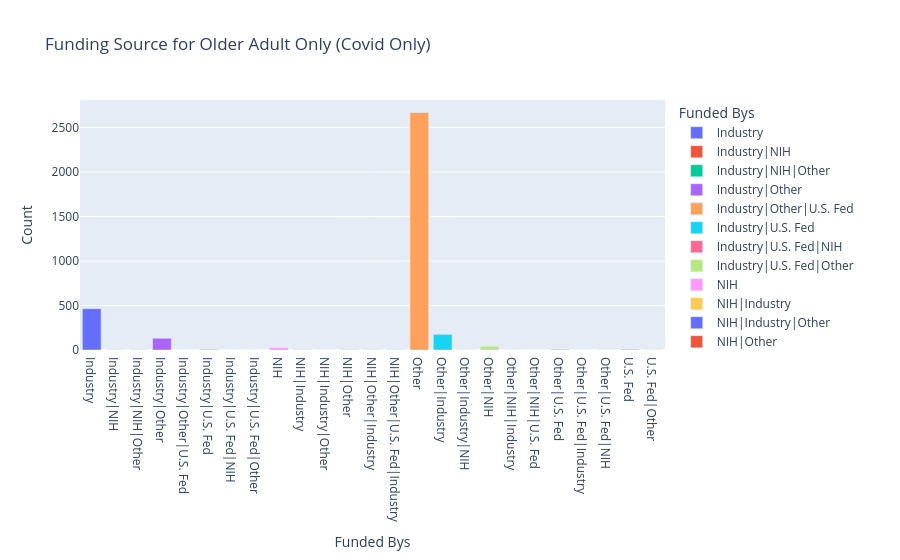

Notebook source saved alongside this figure:
### Code cell
DF_covid = DF[DF['Condition'] == 'Covid']

DF_older = DF_filtered[DF_filtered['Age Category'] == 'Older Adult Only']

df_group = DF_older.groupby(['Age Category', 'Funded Bys']).size().reset_index(name='Count')

fig = px.bar(
    df_group,
    x='Funded Bys',
    y='Count',
    color='Funded Bys',
    title='Funding Source for Older Adult Only (Covid Only)'
)

fig.show()

### Figure 1 — Plotly figure (JSON) as saved in the notebook; plotly's stock layout.template omitted (floating-point values rounded to 4 significant figures)
{"data": [{"hovertemplate": "Funded Bys=%{x}<br>Count=%{y}<extra></extra>", "legendgroup": "Industry", "marker": {"color": "#636efa", "pattern": {"shape": ""}}, "name": "Industry", "orientation": "v", "showlegend": true, "textposition": "auto", "type": "bar", "x": ["Industry"], "xaxis": "x", "y": [464], "yaxis": "y"}, {"hovertemplate": "Funded Bys=%{x}<br>Count=%{y}<extra></extra>", "legendgroup": "Industry|NIH", "marker": {"color": "#EF553B", "pattern": {"shape": ""}}, "name": "Industry|NIH", "orientation": "v", "showlegend": true, "textposition": "auto", "type": "bar", "x": ["Industry|NIH"], "xaxis": "x", "y": [2], "yaxis": "y"}, {"hovertemplate": "Funded Bys=%{x}<br>Count=%{y}<extra></extra>", "legendgroup": "Industry|NIH|Other", "marker": {"color": "#00cc96", "pattern": {"shape": ""}}, "name": "Industry|NIH|Other", "orientation": "v", "showlegend": true, "textposition": "auto", "type": "bar", "x": ["Industry|NIH|Other"], "xaxis": "x", "y": [2], "yaxis": "y"}, {"hovertemplate": "Funded Bys=%{x}<br>Count=%{y}<extra></extra>", "legendgroup": "Industry|Other", "marker": {"color": "#ab63fa", "pattern": {"shape": ""}}, "name": "Industry|Other", "orientation": "v", "showlegend": true, "textposition": "auto", "type": "bar", "x": ["Industry|Other"], "xaxis": "x", "y": [132], "yaxis": "y"}, {"hovertemplate": "Funded Bys=%{x}<br>Count=%{y}<extra></extra>", "legendgroup": "Industry|Other|U.S. Fed", "marker": {"color": "#FFA15A", "pattern": {"shape": ""}}, "name": "Industry|Other|U.S. Fed", "orientation": "v", "showlegend": true, "textposition": "auto", "type": "bar", "x": ["Industry|Other|U.S. Fed"], "xaxis": "x", "y": [1], "yaxis": "y"}, {"hovertemplate": "Funded Bys=%{x}<br>Count=%{y}<extra></extra>", "legendgroup": "Industry|U.S. Fed", "marker": {"color": "#19d3f3", "pattern": {"shape": ""}}, "name": "Industry|U.S. Fed", "orientation": "v", "showlegend": true, "textposition": "auto", "type": "bar", "x": ["Industry|U.S. Fed"], "xaxis": "x", "y": [8], "yaxis": "y"}, {"hovertemplate": "Funded Bys=%{x}<br>Count=%{y}<extra></extra>", "legendgroup": "Industry|U.S. Fed|NIH", "marker": {"color": "#FF6692", "pattern": {"shape": ""}}, "name": "Industry|U.S. Fed|NIH", "orientation": "v", "showlegend": true, "textposition": "auto", "type": "bar", "x": ["Industry|U.S. Fed|NIH"], "xaxis": "x", "y": [1], "yaxis": "y"}, {"hovertemplate": "Funded Bys=%{x}<br>Count=%{y}<extra></extra>", "legendgroup": "Industry|U.S. Fed|Other", "marker": {"color": "#B6E880", "pattern": {"shape": ""}}, "name": "Industry|U.S. Fed|Other", "orientation": "v", "showlegend": true, "textposition": "auto", "type": "bar", "x": ["Industry|U.S. Fed|Other"], "xaxis": "x", "y": [1], "yaxis": "y"}, {"hovertemplate": "Funded Bys=%{x}<br>Count=%{y}<extra></extra>", "legendgroup": "NIH", "marker": {"color": "#FF97FF", "pattern": {"shape": ""}}, "name": "NIH", "orientation": "v", "showlegend": true, "textposition": "auto", "type": "bar", "x": ["NIH"], "xaxis": "x", "y": [26], "yaxis": "y"}, {"hovertemplate": "Funded Bys=%{x}<br>Count=%{y}<extra></extra>", "legendgroup": "NIH|Industry", "marker": {"color": "#FECB52", "pattern": {"shape": ""}}, "name": "NIH|Industry", "orientation": "v", "showlegend": true, "textposition": "auto", "type": "bar", "x": ["NIH|Industry"], "xaxis": "x", "y": [5], "yaxis": "y"}, {"hovertemplate": "Funded Bys=%{x}<br>Count=%{y}<extra></extra>", "legendgroup": "NIH|Industry|Other", "marker": {"color": "#636efa", "pattern": {"shape": ""}}, "name": "NIH|Industry|Other", "orientation": "v", "showlegend": true, "textposition": "auto", "type": "bar", "x": ["NIH|Industry|Other"], "xaxis": "x", "y": [1], "yaxis": "y"}, {"hovertemplate": "Funded Bys=%{x}<br>Count=%{y}<extra></extra>", "legendgroup": "NIH|Other", "marker": {"color": "#EF553B", "pattern": {"shape": ""}}, "name": "NIH|Other", "orientation": "v", "showlegend": true, "textposition": "auto", "type": "bar", "x": ["NIH|Other"], "xaxis": "x", "y": [3], "yaxis": "y"}, {"hovertemplate": "Funded Bys=%{x}<br>Count=%{y}<extra></extra>", "legendgroup": "NIH|Other|Industry", "marker": {"color": "#00cc96", "pattern": {"shape": ""}}, "name": "NIH|Other|Industry", "orientation": "v", "showlegend": true, "textposition": "auto", "type": "bar", "x": ["NIH|Other|Industry"], "xaxis": "x", "y": [2], "yaxis": "y"}, {"hovertemplate": "Funded Bys=%{x}<br>Count=%{y}<extra></extra>", "legendgroup": "NIH|Other|U.S. Fed|Industry", "marker": {"color": "#ab63fa", "pattern": {"shape": ""}}, "name": "NIH|Other|U.S. Fed|Industry", "orientation": "v", "showlegend": true, "textposition": "auto", "type": "bar", "x": ["NIH|Other|U.S. Fed|Industry"], "xaxis": "x", "y": [2], "yaxis": "y"}, {"hovertemplate": "Funded Bys=%{x}<br>Count=%{y}<extra></extra>", "legendgroup": "Other", "marker": {"color": "#FFA15A", "pattern": {"shape": ""}}, "name": "Other", "orientation": "v", "showlegend": true, "textposition": "auto", "type": "bar", "x": ["Other"], "xaxis": "x", "y": [2669], "yaxis": "y"}, {"hovertemplate": "Funded Bys=%{x}<br>Count=%{y}<extra></extra>", "legendgroup": "Other|Industry", "marker": {"color": "#19d3f3", "pattern": {"shape": ""}}, "name": "Other|Industry", "orientation": "v", "showlegend": true, "textposition": "auto", "type": "bar", "x": ["Other|Industry"], "xaxis": "x", "y": [176], "yaxis": "y"}, {"hovertemplate": "Funded Bys=%{x}<br>Count=%{y}<extra></extra>", "legendgroup": "Other|Industry|NIH", "marker": {"color": "#FF6692", "pattern": {"shape": ""}}, "name": "Other|Industry|NIH", "orientation": "v", "showlegend": true, "textposition": "auto", "type": "bar", "x": ["Other|Industry|NIH"], "xaxis": "x", "y": [1], "yaxis": "y"}, {"hovertemplate": "Funded Bys=%{x}<br>Count=%{y}<extra></extra>", "legendgroup": "Other|NIH", "marker": {"color": "#B6E880", "pattern": {"shape": ""}}, "name": "Other|NIH", "orientation": "v", "showlegend": true, "textposition": "auto", "type": "bar", "x": ["Other|NIH"], "xaxis": "x", "y": [42], "yaxis": "y"}, {"hovertemplate": "Funded Bys=%{x}<br>Count=%{y}<extra></extra>", "legendgroup": "Other|NIH|Industry", "marker": {"color": "#FF97FF", "pattern": {"shape": ""}}, "name": "Other|NIH|Industry", "orientation": "v", "showlegend": true, "textposition": "auto", "type": "bar", "x": ["Other|NIH|Industry"], "xaxis": "x", "y": [2], "yaxis": "y"}, {"hovertemplate": "Funded Bys=%{x}<br>Count=%{y}<extra></extra>", "legendgroup": "Other|NIH|U.S. Fed", "marker": {"color": "#FECB52", "pattern": {"shape": ""}}, "name": "Other|NIH|U.S. Fed", "orientation": "v", "showlegend": true, "textposition": "auto", "type": "bar", "x": ["Other|NIH|U.S. Fed"], "xaxis": "x", "y": [1], "yaxis": "y"}, {"hovertemplate": "Funded Bys=%{x}<br>Count=%{y}<extra></extra>", "legendgroup": "Other|U.S. Fed", "marker": {"color": "#636efa", "pattern": {"shape": ""}}, "name": "Other|U.S. Fed", "orientation": "v", "showlegend": true, "textposition": "auto", "type": "bar", "x": ["Other|U.S. Fed"], "xaxis": "x", "y": [6], "yaxis": "y"}, {"hovertemplate": "Funded Bys=%{x}<br>Count=%{y}<extra></extra>", "legendgroup": "Other|U.S. Fed|Industry", "marker": {"color": "#EF553B", "pattern": {"shape": ""}}, "name": "Other|U.S. Fed|Industry", "orientation": "v", "showlegend": true, "textposition": "auto", "type": "bar", "x": ["Other|U.S. Fed|Industry"], "xaxis": "x", "y": [1], "yaxis": "y"}, {"hovertemplate": "Funded Bys=%{x}<br>Count=%{y}<extra></extra>", "legendgroup": "Other|U.S. Fed|NIH", "marker": {"color": "#00cc96", "pattern": {"shape": ""}}, "name": "Other|U.S. Fed|NIH", "orientation": "v", "showlegend": true, "textposition": "auto", "type": "bar", "x": ["Other|U.S. Fed|NIH"], "xaxis": "x", "y": [1], "yaxis": "y"}, {"hovertemplate": "Funded Bys=%{x}<br>Count=%{y}<extra></extra>", "legendgroup": "U.S. Fed", "marker": {"color": "#ab63fa", "pattern": {"shape": ""}}, "name": "U.S. Fed", "orientation": "v", "showlegend": true, "textposition": "auto", "type": "bar", "x": ["U.S. Fed"], "xaxis": "x", "y": [7], "yaxis": "y"}, {"hovertemplate": "Funded Bys=%{x}<br>Count=%{y}<extra></extra>", "legendgroup": "U.S. Fed|Other", "marker": {"color": "#FFA15A", "pattern": {"shape": ""}}, "name": "U.S. Fed|Other", "orientation": "v", "showlegend": true, "textposition": "auto", "type": "bar", "x": ["U.S. Fed|Other"], "xaxis": "x", "y": [3], "yaxis": "y"}], "layout": {"barmode": "relative", "legend": {"title": {"text": "Funded Bys"}, "tracegroupgap": 0}, "title": {"text": "Funding Source for Older Adult Only (Covid Only)"}, "xaxis": {"anchor": "y", "categoryarray": ["Industry", "Industry|NIH", "Industry|NIH|Other", "Industry|Other", "Industry|Other|U.S. Fed", "Industry|U.S. Fed", "Industry|U.S. Fed|NIH", "Industry|U.S. Fed|Other", "NIH", "NIH|Industry", "NIH|Industry|Other", "NIH|Other", "NIH|Other|Industry", "NIH|Other|U.S. Fed|Industry", "Other", "Other|Industry", "Other|Industry|NIH", "Other|NIH", "Other|NIH|Industry", "Other|NIH|U.S. Fed", "Other|U.S. Fed", "Other|U.S. Fed|Industry", "Other|U.S. Fed|NIH", "U.S. Fed", "U.S. Fed|Other"], "categoryorder": "array", "domain": [0, 1], "title": {"text": "Funded Bys"}}, "yaxis": {"anchor": "x", "domain": [0, 1], "title": {"text": "Count"}}}}
